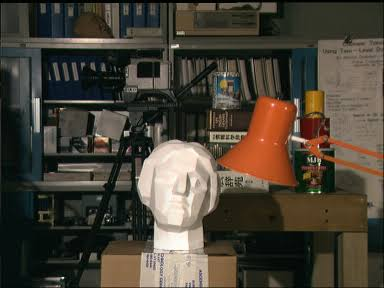
#> input picture images/statue.jpg, 384 x 288 px, found by its file name
$ python 10_ImageHistogram.py
#> lines starting #> are read from the running program, lines starting #| are printed output that depends on the picture
import numpy as np
import cv2 as cv
import matplotlib.pyplot as plt

#image = cv.imread('D:/Training Image Processing/xray1.jpg', 0)
#histogram = cv.calcHist([image],[0],None,[256],[0,256])

#image = cv.imread('D:/Training Image Processing/seasons.jpg')

'''
image = cv.imread('D:/Training Image Processing/seasons.jpg')
w,h,c = image.shape
mask = np.zeros(image.shape[0:2],np.uint8)
mask[0:int(w/2),0:int(h/2)] = 255

colors = ['b', 'g', 'r']
for i, col in enumerate(colors):
    histogram = cv.calcHist([image], [i], None, [256], [0, 256])
    plt.plot(histogram, color=col)

#plt.subplot(121) , plt.imshow(image,'gray')
#plt.subplot(122) , plt.plot(histogram)
'''


image = cv.imread('D:/Training Image Processing/statue.jpg',0)
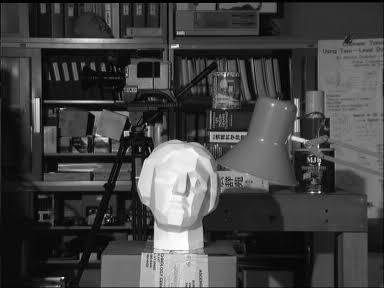
#> image: shape (288, 384); min 0, max 255, mean 67.2
image_hist = cv.calcHist([image], [0], None, [256], [0, 256])
#> image_hist = 256 values, max 3062 at index 12, min 5 at index 254, mean 432
equalized_histogram = cv.equalizeHist(image)
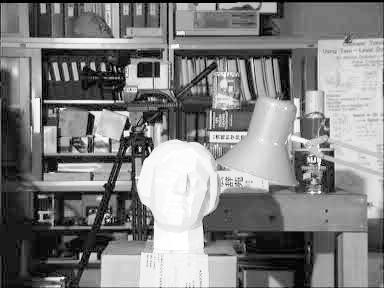
#> equalized_histogram: shape (288, 384); min 0, max 255, mean 128.2
img_equal_hist = cv.calcHist([equalized_histogram],[0],None, [256], [0,256])
#> img_equal_hist = 256 values, max 3062 at index 25, min 0 at index 5, mean 432

clahe = cv.createCLAHE(clipLimit=2.0, tileGridSize=(8,8))
cl1 = clahe.apply(image)
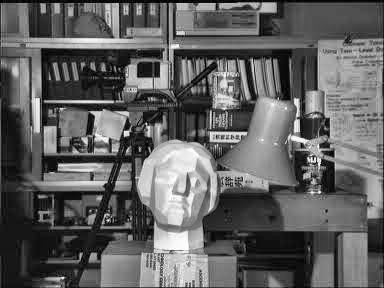
#> cl1: shape (288, 384); min 0, max 255, mean 96.5
cl_equal_hist = cv.calcHist([equalized_histogram],[0],None, [256], [0,256])
#> cl_equal_hist has the same summary as img_equal_hist


plt.subplot(321), plt.imshow(image, 'gray')
plt.subplot(322), plt.plot(image_hist, )
plt.subplot(323), plt.imshow(equalized_histogram, 'gray')
plt.subplot(324), plt.plot(img_equal_hist,)
plt.subplot(325), plt.imshow(equalized_histogram, 'gray')
plt.subplot(326), plt.plot(img_equal_hist, )

#plt.imshow(equalized_histogram,'gray')
plt.show()
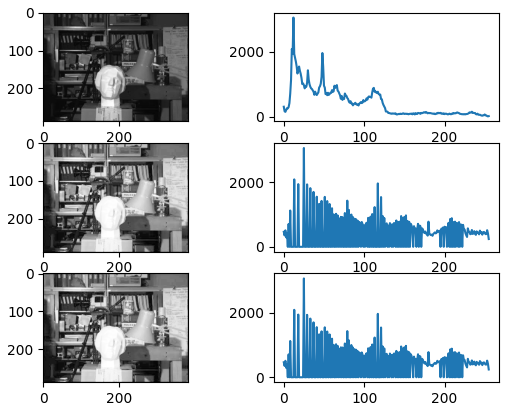
#> figure drawn by matplotlib, 6 panels; panel 2: curve peaks at x = 12, y = 3062; panel 4: curve peaks at x = 25, y = 3062; panel 6: curve peaks at x = 25, y = 3062

$ run again, with images/BookPage.jpg copied over images/statue.jpg
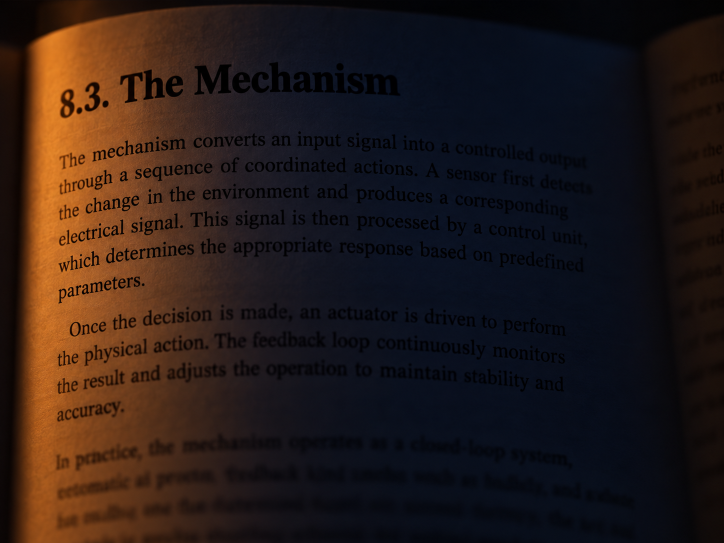
#> input picture images/BookPage.jpg, 1448 x 1086 px, found by its file name (shown at 1/2 size)
#> image_hist = 256 values, max 134912 at index 13, min 0 at index 154, mean 6142.7
#> `equalized_histogram = cv.equalizeHist(image)`:
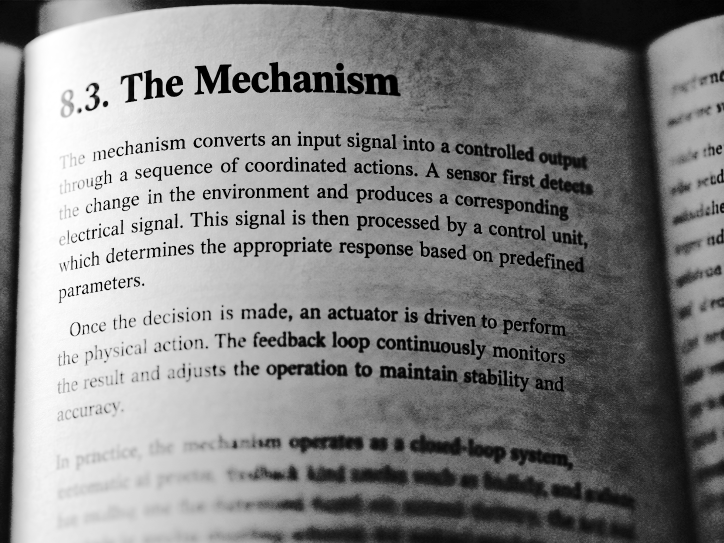
#> equalized_histogram: shape (1086, 1448) (shown at 1/2 size); min 0, max 255, mean 130
#> img_equal_hist = 256 values, max 134912 at index 84, min 0 at index 1, mean 6142.7
#> `cl1 = clahe.apply(image)`:
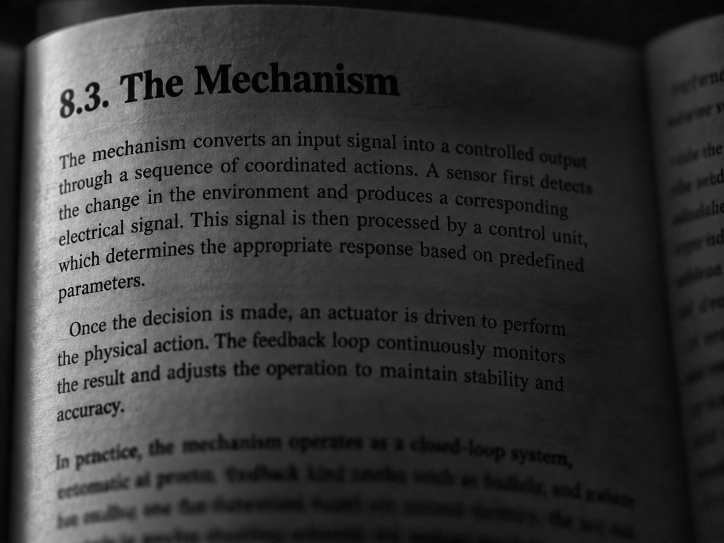
#> cl1: shape (1086, 1448) (shown at 1/2 size); min 1, max 222, mean 55
#> cl_equal_hist has the same summary as img_equal_hist
